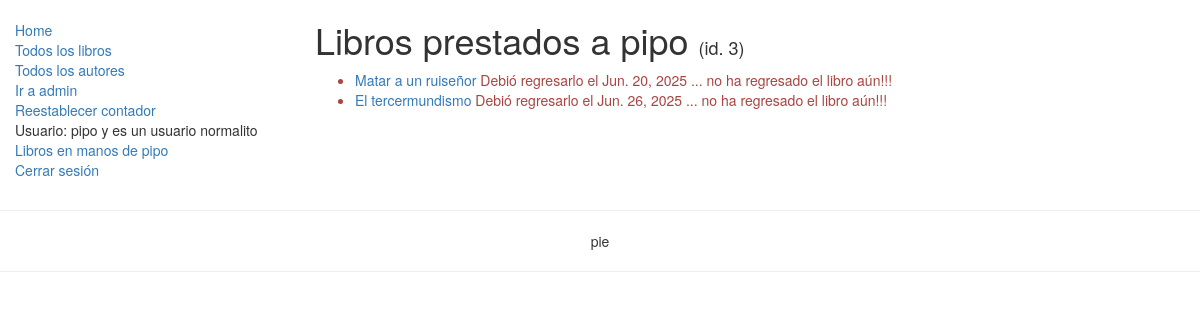
The app's page /catalogo/LibrosEnManosDelUsuario/pepe (signed in), older data.
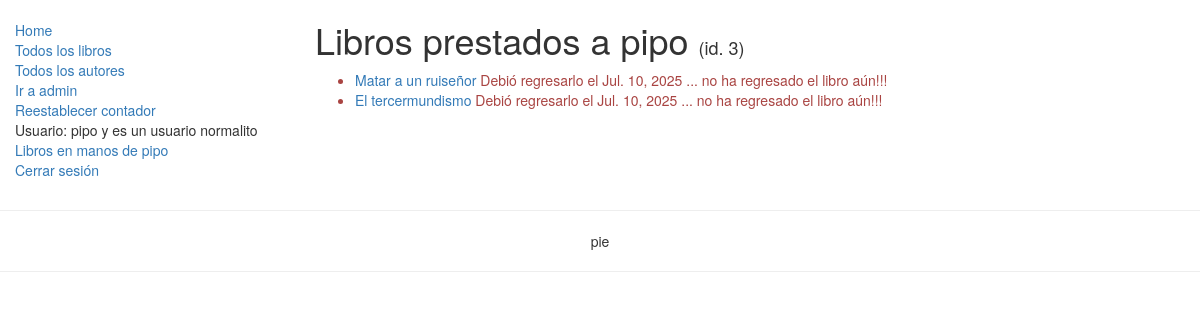
The same page, newer data.
### catalogo/models.py (models this page shows, shortened)
class LibroInstancia(models.Model):
    id = models.UUIDField(primary_key=True, default=uuid.uuid4, help_text="ID único para este libro particular en toda la biblioteca")
    libro = models.ForeignKey('Libro', on_delete=models.SET_NULL, null=True)
    imprenta = models.CharField(max_length=200)
    debidoderegresar = models.DateField(null=True, blank=True)
    prestatario = models.ForeignKey(User, on_delete=models.SET_NULL, null=True, blank=True)
    PRESTAMO_STATUS = (
        ('m', 'Mantenimieno'),
        ('p', 'En prestamo'),
        ('d', 'Disponible'),
        ('r', 'Reservado'),
    )
    estatus = models.CharField(max_length=1, choices=PRESTAMO_STATUS, blank=True, default='m', help_text='Disponibilidad del libro')
    class Meta:
        ordering = ["debidoderegresar"] #ordering es un apuntador-identificador de palabra reservada de django para esta clase, no puedo usar el nombre "ordenar".
        permissions = (("puedeMarcarRetornado", "Colocar libro como retornado"),)
    @property
    def estaVencido(self):
        if self.debidoderegresar and date.today() > self.debidoderegresar:
            return True
        return False

class Libro(models.Model):
    titulo = models.CharField(max_length=200)
    autor = models.ForeignKey('Autor', on_delete=models.SET_NULL, null=True)
    descripcion = models.TextField(max_length=1000, help_text="Ingrese una breve descripción del libro")
    isbn = models.CharField('ISBN',max_length=13, help_text='13 Caracteres <a href="https://www.isbn-international.org/content/what-isbn">ISBN number</a>')
    genero = models.ManyToManyField(Genero, help_text="Seleccione un genero para este libro")
    lenguaje = models.ForeignKey('Lenguaje', on_delete=models.SET_NULL, null=True)
    def __str__(self):
        return self.titulo
    def get_absolute_url(self):
        return reverse('detallesDeLibro', args=[str(self.id)])#Para las vistas detalladas que requieren el id de una instancia de este modelo como parámetro en la url, el parámetro name de la función path en el mapeador urls.py debe tener este #nombre ('detallesDeLibro') de url respectivo a dicha vista detallada genérica, de lo contrario se presentará la excepción: Reverse for 'detallesDeLibro' not found. 'libroDetalles' is not a valid view function or pattern name.
    class Meta:
        ordering = ['titulo', 'autor']
    def mostrar_genero(self):
        return ', '.join([ genero.nombre for genero in self.genero.all()[:3] ])
    mostrar_genero.short_description = 'Genero'

### catalogo/views.py (the view)
# urls.py: path('LibrosEnManosDelUsuario/<str:username>', views.ListaLibrosPrestadosAlUsuario.as_view(), name='misLibrosalquilados'),
class ListaLibrosPrestadosAlUsuario(LoginRequiredMixin, generic.ListView):
    model = LibroInstancia
    template_name ='catalogo/listaInstanciasDeLibrosPrestadasAlUsuario.html'
    paginate_by = 2
    def get_queryset(self):
        return LibroInstancia.objects.filter(prestatario=self.request.user).filter(estatus__exact='p').order_by('debidoderegresar')

### catalogo/templates/catalogo/listaInstanciasDeLibrosPrestadasAlUsuario.html
{% extends "base1.html" %}
{% block content %}
    <h1>Libros prestados a {{user.get_username}} <span style="font-size: 18px">({% if user.is_staff %}Usuario staff id.{{user.id}}{% else %}id. {{user.id}}{% endif %})</span></h1>
    {% if libroinstancia_list %}
    <ul>
      {% for instanciaDeLibro in libroinstancia_list %}
      <li class="{% if instanciaDeLibro.estaVencido %}text-danger{% endif %}">
        <a href="{{ instanciaDeLibro.libro.get_absolute_url }}">{{instanciaDeLibro.libro}}</a> {% if not instanciaDeLibro.estaVencido %} Debe regresarlo el {{ instanciaDeLibro.debidoderegresar }}) {% else %} Debió regresarlo el {{ instanciaDeLibro.debidoderegresar }} ... no ha regresado el libro aún!!!{% endif %}
      </li>
      {% endfor %}
    </ul>
    {% else %}
      <p>No hay libros prestados para este usuario.</p>
    {% endif %}
{% endblock %}

Row changes from the older to the newer data that the page shows:
changed LibroInstancia "Matar a un ruiseñor": debidoderegresar "Jun. 20, 2025" → "Jul. 10, 2025"
changed LibroInstancia "El tercermundismo": debidoderegresar "Jun. 26, 2025" → "Jul. 10, 2025"
